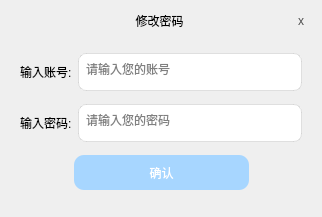
<?xml version="1.0" encoding="UTF-8"?>
<ui version="4.0">
 <class>ChangePassword</class>
 <widget class="QDialog" name="ChangePassword">
  <property name="geometry">
   <rect>
    <x>0</x>
    <y>0</y>
    <width>322</width>
    <height>217</height>
   </rect>
  </property>
  <property name="windowTitle">
   <string>Dialog</string>
  </property>
  <layout class="QGridLayout" name="gridLayout">
   <item row="1" column="0">
    <widget class="QStackedWidget" name="stackedWidget">
     <property name="contextMenuPolicy">
      <enum>Qt::ContextMenuPolicy::NoContextMenu</enum>
     </property>
     <property name="styleSheet">
      <string notr="true">border:none;</string>
     </property>
     <property name="currentIndex">
      <number>0</number>
     </property>
     <widget class="QWidget" name="page">
      <layout class="QGridLayout" name="gridLayout_2">
       <item row="0" column="0">
        <layout class="QHBoxLayout" name="horizontalLayout_4">
         <item>
          <widget class="QLabel" name="lab_account">
           <property name="sizePolicy">
            <sizepolicy hsizetype="Maximum" vsizetype="Maximum">
             <horstretch>0</horstretch>
             <verstretch>0</verstretch>
            </sizepolicy>
           </property>
           <property name="styleSheet">
            <string notr="true">font: 12pt &quot;Microsoft YaHei UI&quot;;
border:none;
color:black;
</string>
           </property>
           <property name="text">
            <string>输入账号:</string>
           </property>
          </widget>
         </item>
         <item>
          <widget class="LineChangePass" name="line_account">
           <property name="sizePolicy">
            <sizepolicy hsizetype="Expanding" vsizetype="Maximum">
             <horstretch>0</horstretch>
             <verstretch>0</verstretch>
            </sizepolicy>
           </property>
           <property name="minimumSize">
            <size>
             <width>224</width>
             <height>38</height>
            </size>
           </property>
           <property name="maximumSize">
            <size>
             <width>224</width>
             <height>38</height>
            </size>
           </property>
           <property name="focusPolicy">
            <enum>Qt::FocusPolicy::ClickFocus</enum>
           </property>
           <property name="styleSheet">
            <string notr="true">font: 12pt &quot;Microsoft YaHei UI&quot;;
border: 1px solid rgba(0, 0, 0, 0.1);
border-radius: 8px;
padding:5px;
color:grey;

</string>
           </property>
           <property name="text">
            <string>请输入您的账号</string>
           </property>
           <property name="maxLength">
            <number>12</number>
           </property>
          </widget>
         </item>
        </layout>
       </item>
       <item row="1" column="0">
        <layout class="QHBoxLayout" name="horizontalLayout_3">
         <item>
          <widget class="QLabel" name="lab_password">
           <property name="sizePolicy">
            <sizepolicy hsizetype="Maximum" vsizetype="Maximum">
             <horstretch>0</horstretch>
             <verstretch>0</verstretch>
            </sizepolicy>
           </property>
           <property name="styleSheet">
            <string notr="true">font: 12pt &quot;Microsoft YaHei UI&quot;;
border:none;
color:black;
</string>
           </property>
           <property name="text">
            <string>输入密码:</string>
           </property>
          </widget>
         </item>
         <item>
          <widget class="LineChangePass" name="line_password">
           <property name="sizePolicy">
            <sizepolicy hsizetype="Expanding" vsizetype="Maximum">
             <horstretch>0</horstretch>
             <verstretch>0</verstretch>
            </sizepolicy>
           </property>
           <property name="minimumSize">
            <size>
             <width>224</width>
             <height>38</height>
            </size>
           </property>
           <property name="maximumSize">
            <size>
             <width>224</width>
             <height>38</height>
            </size>
           </property>
           <property name="focusPolicy">
            <enum>Qt::FocusPolicy::ClickFocus</enum>
           </property>
           <property name="styleSheet">
            <string notr="true">font: 12pt &quot;Microsoft YaHei UI&quot;;
border: 1px solid rgba(0, 0, 0, 0.1);
border-radius: 8px;
padding:5px;
color:grey;

</string>
           </property>
           <property name="text">
            <string>请输入您的密码</string>
           </property>
           <property name="maxLength">
            <number>12</number>
           </property>
          </widget>
         </item>
        </layout>
       </item>
       <item row="2" column="0">
        <layout class="QHBoxLayout" name="horizontalLayout_2">
         <item>
          <spacer name="horizontalSpacer_2">
           <property name="orientation">
            <enum>Qt::Orientation::Horizontal</enum>
           </property>
           <property name="sizeHint" stdset="0">
            <size>
             <width>40</width>
             <height>20</height>
            </size>
           </property>
          </spacer>
         </item>
         <item>
          <widget class="QPushButton" name="but_yes">
           <property name="enabled">
            <bool>false</bool>
           </property>
           <property name="sizePolicy">
            <sizepolicy hsizetype="Fixed" vsizetype="Fixed">
             <horstretch>0</horstretch>
             <verstretch>0</verstretch>
            </sizepolicy>
           </property>
           <property name="minimumSize">
            <size>
             <width>175</width>
             <height>35</height>
            </size>
           </property>
           <property name="cursor">
            <cursorShape>PointingHandCursor</cursorShape>
           </property>
           <property name="styleSheet">
            <string notr="true">QPushButton {
    font: 12pt &quot;Microsoft YaHei UI&quot;;
    background-color: rgb(167, 214, 255); 
    color: white;
    border-radius: 10px;
}
</string>
           </property>
           <property name="text">
            <string>确认</string>
           </property>
          </widget>
         </item>
         <item>
          <spacer name="horizontalSpacer">
           <property name="orientation">
            <enum>Qt::Orientation::Horizontal</enum>
           </property>
           <property name="sizeHint" stdset="0">
            <size>
             <width>40</width>
             <height>20</height>
            </size>
           </property>
          </spacer>
         </item>
        </layout>
       </item>
      </layout>
     </widget>
     <widget class="QWidget" name="page_2">
      <layout class="QGridLayout" name="gridLayout_3">
       <item row="0" column="0">
        <layout class="QHBoxLayout" name="horizontalLayout_7">
         <item>
          <widget class="QLabel" name="lab_newpassword">
           <property name="sizePolicy">
            <sizepolicy hsizetype="Maximum" vsizetype="Maximum">
             <horstretch>0</horstretch>
             <verstretch>0</verstretch>
            </sizepolicy>
           </property>
           <property name="styleSheet">
            <string notr="true">font: 12pt &quot;Microsoft YaHei UI&quot;;
border:none;
color:black;
</string>
           </property>
           <property name="text">
            <string>新的密码:</string>
           </property>
          </widget>
         </item>
         <item>
          <widget class="LineChangePass" name="line_newpassword">
           <property name="sizePolicy">
            <sizepolicy hsizetype="Expanding" vsizetype="Maximum">
             <horstretch>0</horstretch>
             <verstretch>0</verstretch>
            </sizepolicy>
           </property>
           <property name="minimumSize">
            <size>
             <width>224</width>
             <height>38</height>
            </size>
           </property>
           <property name="maximumSize">
            <size>
             <width>224</width>
             <height>38</height>
            </size>
           </property>
           <property name="focusPolicy">
            <enum>Qt::FocusPolicy::ClickFocus</enum>
           </property>
           <property name="styleSheet">
            <string notr="true">font: 12pt &quot;Microsoft YaHei UI&quot;;
border: 1px solid rgba(0, 0, 0, 0.1);
border-radius: 8px;
padding:5px;
color:grey;

</string>
           </property>
           <property name="text">
            <string>请输入新的密码</string>
           </property>
           <property name="maxLength">
            <number>12</number>
           </property>
          </widget>
         </item>
        </layout>
       </item>
       <item row="1" column="0">
        <layout class="QHBoxLayout" name="horizontalLayout_6">
         <item>
          <widget class="QLabel" name="lab_newpassword2">
           <property name="sizePolicy">
            <sizepolicy hsizetype="Maximum" vsizetype="Maximum">
             <horstretch>0</horstretch>
             <verstretch>0</verstretch>
            </sizepolicy>
           </property>
           <property name="styleSheet">
            <string notr="true">font: 12pt &quot;Microsoft YaHei UI&quot;;
border:none;
color:black;
</string>
           </property>
           <property name="text">
            <string>确认密码:</string>
           </property>
          </widget>
         </item>
         <item>
          <widget class="LineChangePass" name="line_newpassword2">
           <property name="sizePolicy">
            <sizepolicy hsizetype="Expanding" vsizetype="Maximum">
             <horstretch>0</horstretch>
             <verstretch>0</verstretch>
            </sizepolicy>
           </property>
           <property name="minimumSize">
            <size>
             <width>224</width>
             <height>38</height>
            </size>
           </property>
           <property name="maximumSize">
            <size>
             <width>224</width>
             <height>38</height>
            </size>
           </property>
           <property name="focusPolicy">
            <enum>Qt::FocusPolicy::ClickFocus</enum>
           </property>
           <property name="styleSheet">
            <string notr="true">font: 12pt &quot;Microsoft YaHei UI&quot;;
border: 1px solid rgba(0, 0, 0, 0.1);
border-radius: 8px;
padding:5px;
color:grey;

</string>
           </property>
           <property name="text">
            <string>请确认您的密码</string>
           </property>
           <property name="maxLength">
            <number>12</number>
           </property>
          </widget>
         </item>
        </layout>
       </item>
       <item row="2" column="0">
        <layout class="QHBoxLayout" name="horizontalLayout_5">
         <item>
          <spacer name="horizontalSpacer_3">
           <property name="orientation">
            <enum>Qt::Orientation::Horizontal</enum>
           </property>
           <property name="sizeHint" stdset="0">
            <size>
             <width>40</width>
             <height>20</height>
            </size>
           </property>
          </spacer>
         </item>
         <item>
          <widget class="QPushButton" name="but_yes_2">
           <property name="enabled">
            <bool>false</bool>
           </property>
           <property name="sizePolicy">
            <sizepolicy hsizetype="Fixed" vsizetype="Fixed">
             <horstretch>0</horstretch>
             <verstretch>0</verstretch>
            </sizepolicy>
           </property>
           <property name="minimumSize">
            <size>
             <width>175</width>
             <height>35</height>
            </size>
           </property>
           <property name="cursor">
            <cursorShape>PointingHandCursor</cursorShape>
           </property>
           <property name="styleSheet">
            <string notr="true">QPushButton {
    font: 12pt &quot;Microsoft YaHei UI&quot;;
    background-color: rgb(167, 214, 255); 
    color: white;
    border-radius: 10px;
}
</string>
           </property>
           <property name="text">
            <string>确认</string>
           </property>
          </widget>
         </item>
         <item>
          <spacer name="horizontalSpacer_4">
           <property name="orientation">
            <enum>Qt::Orientation::Horizontal</enum>
           </property>
           <property name="sizeHint" stdset="0">
            <size>
             <width>40</width>
             <height>20</height>
            </size>
           </property>
          </spacer>
         </item>
        </layout>
       </item>
      </layout>
     </widget>
    </widget>
   </item>
   <item row="0" column="0">
    <layout class="QHBoxLayout" name="horizontalLayout">
     <item>
      <widget class="QLabel" name="label">
       <property name="sizePolicy">
        <sizepolicy hsizetype="Expanding" vsizetype="Preferred">
         <horstretch>0</horstretch>
         <verstretch>0</verstretch>
        </sizepolicy>
       </property>
       <property name="styleSheet">
        <string notr="true">font: 700 11pt &quot;Microsoft YaHei UI&quot;;
border:none;</string>
       </property>
       <property name="text">
        <string>       修改密码</string>
       </property>
       <property name="alignment">
        <set>Qt::AlignmentFlag::AlignCenter</set>
       </property>
      </widget>
     </item>
     <item>
      <widget class="QPushButton" name="but_deletewindow">
       <property name="sizePolicy">
        <sizepolicy hsizetype="Fixed" vsizetype="Fixed">
         <horstretch>0</horstretch>
         <verstretch>15</verstretch>
        </sizepolicy>
       </property>
       <property name="minimumSize">
        <size>
         <width>20</width>
         <height>20</height>
        </size>
       </property>
       <property name="maximumSize">
        <size>
         <width>20</width>
         <height>20</height>
        </size>
       </property>
       <property name="styleSheet">
        <string notr="true">QPushButton {
    border: none;
    background: transparent;
    color: rgb(78, 78, 78);
    font:  16pt 'Microsoft New Tai Lue';
}

QPushButton:hover {
    border: none;
    background: transparent;
    color: white;
    font:  16pt 'Microsoft New Tai Lue';
    background: red;
    border-radius: 3px;
}</string>
       </property>
       <property name="text">
        <string>x</string>
       </property>
       <property name="autoDefault">
        <bool>false</bool>
       </property>
      </widget>
     </item>
    </layout>
   </item>
  </layout>
 </widget>
 <customwidgets>
  <customwidget>
   <class>LineChangePass</class>
   <extends>QLineEdit</extends>
   <header location="global">changepassword.h</header>
  </customwidget>
 </customwidgets>
 <resources/>
 <connections/>
</ui>
